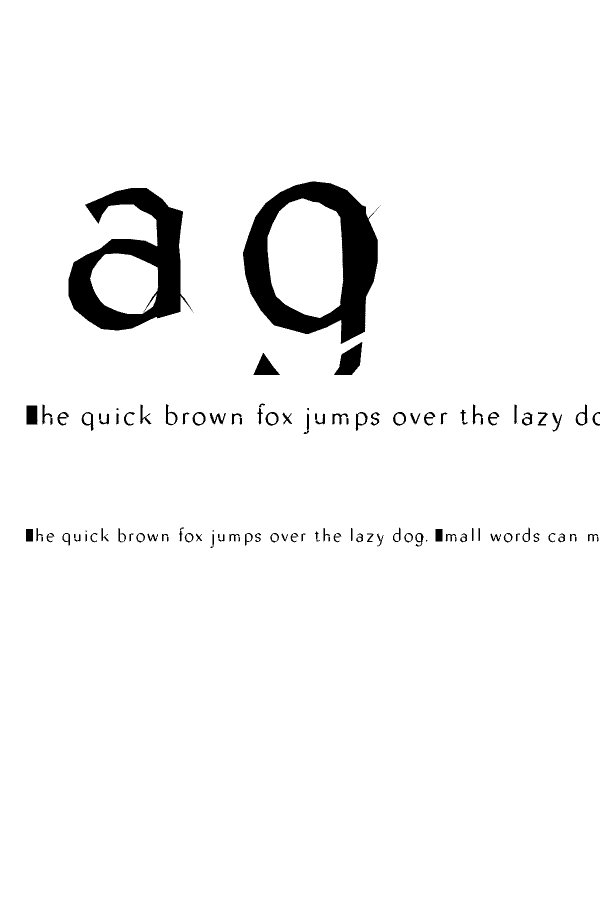
#> input picture specimen.png, 1200 x 1800 px, given in place of griffo-macro.png, which was not available (shown at 1/2 size)
$ python cmp_aldine_g.py
#> lines starting #> are read from the running program, lines starting #| are printed output that depends on the picture; after the words box and inside, x2 and y2 are one past the last pixel; in counts of white or black regions, pixels touching at a corner belong together; pictures that were not available may be replaced by others from this repository, and a replacement may not be noted
"""The binocular g's ANATOMY, measured the same way on a font and on a scan.

Owner 2026-09-16: *"do a better job connecting the ear of g, refer to scans and
reference fonts"*, then *"redo g based on flanker, pagella and the scan
detail"*.

WHY A RASTER AND NOT THE OUTLINE. The other Albo instruments measure outlines,
which is right when the reference is a font. Here one of the three references
is a photograph of a printed page, and a number that comes off a Bezier is not
comparable with one that comes off ink on paper unless both are measured by the
same procedure. So everything below is measured on a BITMAP at a fixed
x-height, whatever it was drawn from -- a font is rendered to one, a scan crop
is thresholded into one -- and the two then answer the same questions.

WHAT IT MEASURES, and why each survives:

  bowl / loop boxes     the two counters, found as the two largest enclosed
                        white regions. A binocular g IS its two counters; the
                        ink around them is what the pen did on the way.
  crown, foot           the letter's top and the loop's bottom
  neck                  the horizontal ink run at the height midway between
                        the bowl's counter floor and the loop's counter
                        ceiling -- the waist, where the two bowls are joined
                        by one stroke and nothing else is in the way
  ear reach / depth     ink to the RIGHT of the bowl's counter, which is the
                        only part of the ear that is not also the bowl
  ear angle             the slope of the ear's own centre line over its reach

    PYTHON_GIL=0 python3 cmp_aldine_g.py                 # every reference + Albo
    PYTHON_GIL=0 python3 cmp_aldine_g.py --ttf X.ttf     # one font
    PYTHON_GIL=0 python3 cmp_aldine_g.py --png out.png   # contact sheet
"""
import argparse, math, os, sys
import numpy as np
from PIL import Image, ImageDraw, ImageFont

HERE = os.path.dirname(os.path.abspath(__file__))
REFS = os.path.join(HERE, "refs")
MACRO = os.path.expanduser("~/Downloads/griffo-macro.png")
# The g of "rodigium", located by eye on the macro's fourth line -- the same
# line aldine_autofit.SOURCES takes its i from, so the x-height is that line's
# 56 px.
#
# THE CROP STOPS AT x 271 AND THAT COSTS THE EAR. In the printed word the g's
# ear runs right out of the bowl's top and TOUCHES THE FOLLOWING i, which
# descends from the x-line to the baseline right where the ear is going. On the
# page they are one blob of ink. A crop wide enough to hold the whole ear holds
# most of an i with it -- measured that way the g came out 756 units wide with
# a 304-unit "ear", which is an i. So the scan is asked only what it can answer
# alone: the two counters, the neck, and the four stroke weights. The EAR's
# reach, depth and angle come from Flanker and Pagella, which are outlines and
# have no neighbour touching them. That is a limit of this evidence, not a
# judgment about the ear.
SCAN_G = (MACRO, (220, 486, 271, 600), 56.0, 'macro, "rodigium"')
XH = 429.0                      # every number below is in Albo's design units


def _otsu(a):
    hist = np.bincount(a.ravel(), minlength=256).astype(float)
    tot = hist.sum(); w = np.cumsum(hist); m = np.cumsum(hist * np.arange(256))
    with np.errstate(invalid="ignore", divide="ignore"):
        b = (m[-1] * w / tot - m) ** 2 / (w * (tot - w))
    b[~np.isfinite(b)] = -1
    return int(np.argmax(b))


def _components(mask):
    """4-connected components of a boolean mask, largest first. Iterative --
    a flood over a 900-px letter recurses into the tens of thousands."""
    seen = np.zeros(mask.shape, bool); out = []
    H, W = mask.shape
    for sy in range(H):
        for sx in range(W):
            if not mask[sy, sx] or seen[sy, sx]:
                continue
            st = [(sy, sx)]; seen[sy, sx] = True; pix = []
            while st:
                y, x = st.pop(); pix.append((y, x))
                for dy, dx in ((1, 0), (-1, 0), (0, 1), (0, -1)):
                    ny, nx = y + dy, x + dx
                    if 0 <= ny < H and 0 <= nx < W and mask[ny, nx] and not seen[ny, nx]:
                        seen[ny, nx] = True; st.append((ny, nx))
            out.append(pix)
    out.sort(key=len, reverse=True)
    return out


def _true_slant(ttf, f):
    """A reference's REAL slant. `post.italicAngle` is zero on two of the five
    reference italics, both of which plainly slant, so trusting the field
    measures those faces sheared and every number that follows is wrong with no
    error raised. The table lives in refs_registry."""
    import os
    try:
        import refs_registry as RR
        base = os.path.basename(ttf)
        for n, (fn, sl, _) in RR.REFERENCES.items():
            if fn == base:
                return sl
    except Exception:
        pass
    return -getattr(f["post"], "italicAngle", 0.0)

def ink_from_font(ttf, xh_px=900):
    """Render g so its x-height is xh_px, UNSHEARED, and return an ink mask
    plus the baseline and x-line rows."""
    from fontTools.ttLib import TTFont
    f = TTFont(ttf)
    upm = f["head"].unitsPerEm
    try: sx = f["OS/2"].sxHeight or upm * 0.5
    except Exception: sx = upm * 0.5
    # NOT post.italicAngle -- two of the five references declare zero and are
    # plainly italic; see refs_registry's module docstring.
    ang = _true_slant(ttf, f)
    size = int(round(xh_px * upm / sx))
    fnt = ImageFont.truetype(ttf, size)
    W = H = size * 3
    im = Image.new("L", (W, H), 255)
    ImageDraw.Draw(im).text((W * 0.35, H * 0.62), "g", font=fnt, fill=0, anchor="ls")
    base = H * 0.62
    if abs(ang) > 0.05:        # unshear about the baseline
        k = -math.tan(math.radians(ang))
        im = im.transform((W, H), Image.AFFINE, (1, k, -k * base, 0, 1, 0),
                          resample=Image.BICUBIC, fillcolor=255)
    a = np.asarray(im)
    return a < 128, base, base - xh_px, xh_px


def ink_from_scan(path, box, xh_px_src, xh_px=900):
    im = Image.open(path).convert("L").crop(box)
    sc = xh_px / xh_px_src
    im = im.resize((int(im.width * sc), int(im.height * sc)), Image.LANCZOS)
    a = np.asarray(im)
    mask = a < _otsu(a)
    # the crop is hand-located, so the x-line and baseline are found from the
    # BOWL: its counter's ceiling is the x-line less the bowl's own top stroke,
    # which is not knowable here -- so the scan reports every figure that does
    # not need them, and NaN for the two that do.
    return mask, None, None, xh_px


def anatomy(mask, base, xline, xh_px):
    """Every number in Albo design units (xh 429)."""
    u = XH / xh_px
    ys, xs = np.nonzero(mask)
    if not len(ys): return None
    y0, y1, x0, x1 = ys.min(), ys.max(), xs.min(), xs.max()
    sub = mask[y0:y1 + 1, x0:x1 + 1]
    H, W = sub.shape
    # counters: enclosed white. Flood the background in from the border, and
    # whatever white is left is enclosed.
    white = ~sub
    bg = np.zeros_like(white); st = []
    for x in range(W):
        for y in (0, H - 1):
            if white[y, x] and not bg[y, x]: bg[y, x] = True; st.append((y, x))
    for y in range(H):
        for x in (0, W - 1):
            if white[y, x] and not bg[y, x]: bg[y, x] = True; st.append((y, x))
    while st:
        y, x = st.pop()
        for dy, dx in ((1, 0), (-1, 0), (0, 1), (0, -1)):
            ny, nx = y + dy, x + dx
            if 0 <= ny < H and 0 <= nx < W and white[ny, nx] and not bg[ny, nx]:
                bg[ny, nx] = True; st.append((ny, nx))
    holes = _components(white & ~bg)
    holes = [h for h in holes if len(h) > (xh_px * 0.02) ** 2]
    if len(holes) < 2: return None
    boxes = []
    for h in holes[:2]:
        hy = np.array([p[0] for p in h]); hx = np.array([p[1] for p in h])
        boxes.append((hy.min(), hy.max(), hx.min(), hx.max(), len(h)))
    boxes.sort(key=lambda b: b[0])          # topmost first: the bowl
    bowl, loop = boxes[0], boxes[1]
    R = {}
    R["h"] = (y1 - y0 + 1) * u
    R["w"] = (x1 - x0 + 1) * u
    R["bowl_ctr_w"] = (bowl[3] - bowl[2]) * u
    R["bowl_ctr_h"] = (bowl[1] - bowl[0]) * u
    R["loop_ctr_w"] = (loop[3] - loop[2]) * u
    R["loop_ctr_h"] = (loop[1] - loop[0]) * u
    R["ctr_ratio"] = (loop[3] - loop[2]) / max(1, (bowl[3] - bowl[2]))
    R["loop_over_bowl_h"] = (loop[1] - loop[0]) / max(1, (bowl[1] - bowl[0]))
    # the WAIST: the ink run on the row midway between the two counters
    wy = int((bowl[1] + loop[0]) / 2)
    row = np.nonzero(sub[wy])[0]
    if len(row):
        runs = np.split(row, np.where(np.diff(row) > 1)[0] + 1)
        R["waist_ink"] = max(len(r) for r in runs) * u
        R["waist_runs"] = len(runs)
    # the BOWL's stroke, left and right, on its counter's mid row
    by = int((bowl[0] + bowl[1]) / 2)
    row = np.nonzero(sub[by])[0]
    runs = np.split(row, np.where(np.diff(row) > 1)[0] + 1) if len(row) else []
    if len(runs) >= 2:
        R["bowl_left"] = len(runs[0]) * u
        R["bowl_right"] = len(runs[1]) * u
    # the LOOP's stroke the same way
    ly = int((loop[0] + loop[1]) / 2)
    row = np.nonzero(sub[ly])[0]
    runs = np.split(row, np.where(np.diff(row) > 1)[0] + 1) if len(row) else []
    if len(runs) >= 2:
        R["loop_left"] = len(runs[0]) * u
        R["loop_right"] = len(runs[-1]) * u
    # the EAR, anchored on the CROWN. The ear is not separable from the bowl
    # by any x threshold -- the bowl's own right flank lives to the right of
    # its counter, and on a face whose ear reaches far the ear IS the letter's
    # rightmost ink. So it is measured off the TOP PROFILE: the crown is where
    # the letter is highest, and everything right of the crown is ear. That is
    # also how it is read.
    top = np.full(W, -1)
    for c in range(W):
        r = np.nonzero(sub[:, c])[0]
        if len(r): top[c] = r.min()
    lit = np.nonzero(top >= 0)[0]
    crown_x = int(lit[np.argmin(top[lit])])
    R["crown_x_frac"] = crown_x / W
    # the ear runs from the crown to the last column that still has ink above
    # the bowl counter's floor
    ex = crown_x
    for c in range(crown_x, W):
        r = np.nonzero(sub[:bowl[1], c])[0]
        if not len(r):
            break
        ex = c
    R["ear_reach"] = (ex - crown_x) * u
    R["ear_drop"] = (top[ex] - top[crown_x]) * u if ex > crown_x else 0.0
    if ex > crown_x:
        R["ear_angle"] = -math.degrees(math.atan2(top[ex] - top[crown_x], ex - crown_x))
        deps = []
        for c in range(crown_x, ex + 1):
            r = np.nonzero(sub[:bowl[1], c])[0]
            if len(r): deps.append((r.max() - r.min() + 1) * u)
        if deps:
            R["ear_depth_mid"] = deps[len(deps) // 2]
            R["ear_depth_tip"] = deps[-1]
    R["_boxes"] = (bowl, loop, (y0, y1, x0, x1))
    return R


ROWS = [("h", "overall height"), ("w", "overall width"),
        ("bowl_ctr_w", "bowl counter w"), ("bowl_ctr_h", "bowl counter h"),
        ("loop_ctr_w", "loop counter w"), ("loop_ctr_h", "loop counter h"),
        ("ctr_ratio", "loop/bowl counter w"), ("loop_over_bowl_h", "loop/bowl counter h"),
        ("bowl_left", "bowl stroke L"), ("bowl_right", "bowl stroke R"),
        ("loop_left", "loop stroke L"), ("loop_right", "loop stroke R"),
        ("waist_ink", "neck ink at the waist"), ("waist_runs", "runs at the waist"),
        ("crown_x_frac", "crown x, frac of width"),
        ("ear_reach", "ear reach past the crown"),
        ("ear_drop", "ear drop below the crown"),
        ("ear_depth_mid", "ear depth, mid"), ("ear_depth_tip", "ear depth at its tip"),
        ("ear_angle", "ear top slope, deg (-ve = down)")]


def main():
    ap = argparse.ArgumentParser()
    ap.add_argument("--ttf", action="append", default=[])
    ap.add_argument("--png")
    ap.add_argument("--xh", type=int, default=900)
    a = ap.parse_args()
    subjects = []
    m, b, xl, xp = ink_from_scan(SCAN_G[0], SCAN_G[1], SCAN_G[2], xh_px=a.xh)
#> in ink_from_scan, `im = Image.open(path).convert("L").crop(box)`:
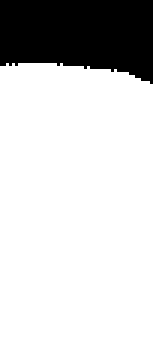
#> im: PIL image 51x114 L (shown 3 times larger); 80% white; 1 black region, box (x1, y1, x2, y2) and area: (0, 0, 51, 28) 1160
#> in _otsu, `hist = np.bincount(a.ravel(), minlength=256).astype(float)`: hist = 256 values, max 1181825 at index 255, min 11 at index 96, mean 5861
#> in _otsu, `tot = hist.sum()`: tot = 1500408
#> in _otsu, `w = np.cumsum(hist)`: w = 256 values from 280427 to 1500408
#> in _otsu, `m = np.cumsum(hist * np.arange(256))`: m = 256 values from 0 to 306265103
#> in ink_from_scan, `mask = a < _otsu(a)`:
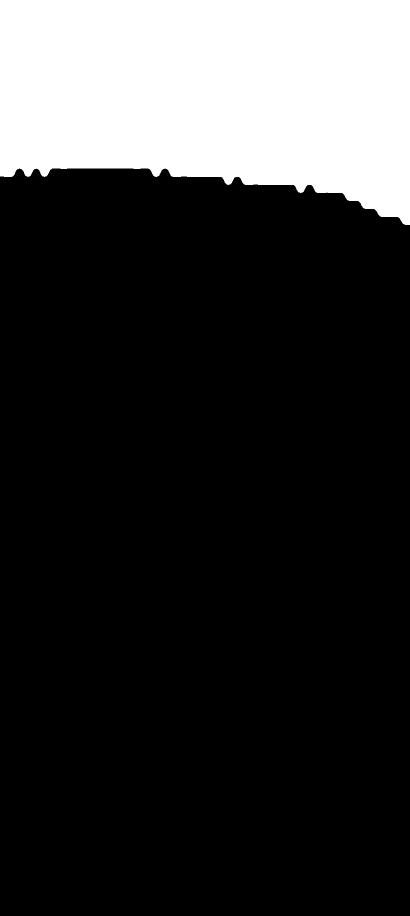
#> mask: shape (1832, 819) bool (shown at 1/2 size); 20% white; 1 white region, box (x1, y1, x2, y2) and area: (0, 0, 819, 450) 299393
#> xp = 900
    subjects.append(("the scan (Griffo)", anatomy(m, b, xl, xp), m))
#> in anatomy, `u = XH / xh_px`: u = 0.477
#> in anatomy, `y0, y1, x0, x1 = ys.min(), ys.max(), xs.min(), xs.max()`: y0 = 0; y1 = 449; x0 = 0; x1 = 818
#> in anatomy, `sub = mask[y0:y1 + 1, x0:x1 + 1]`:
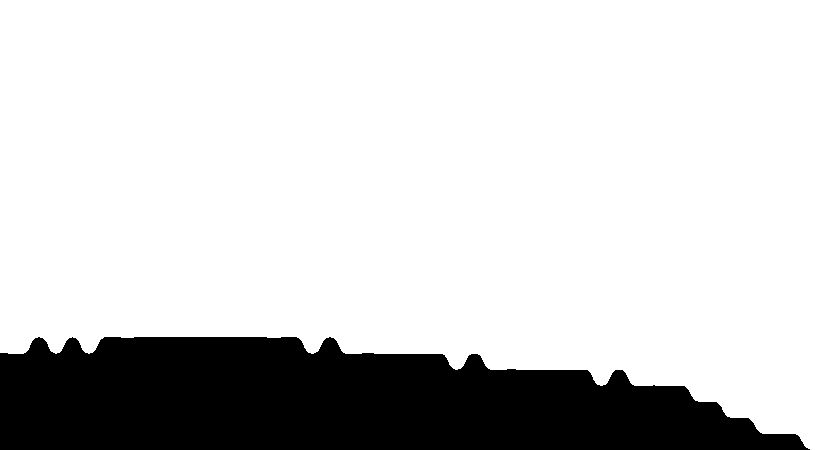
#> sub: shape (450, 819) bool; 81.2% white; 1 black region, box (x1, y1, x2, y2) and area: (0, 337, 810, 450) 69157
#> after the loop in anatomy, `for x in range(W):`:
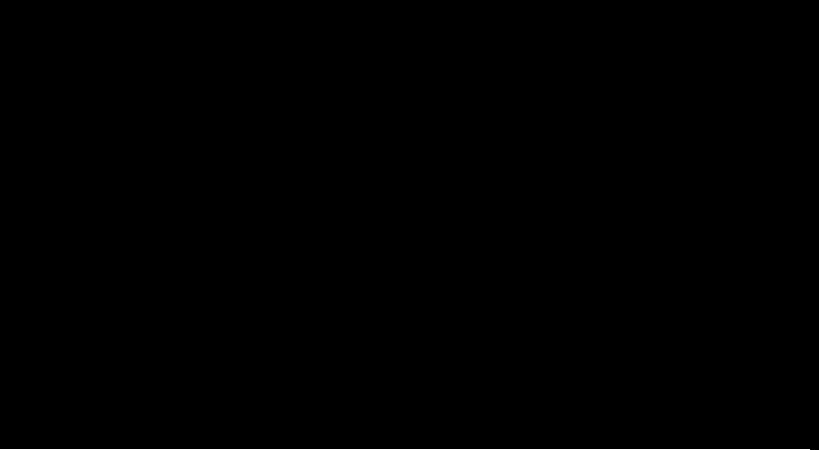
#> bg: shape (450, 819) bool; 0.22% white in thin lines or dots, all inside (x1, y1, x2, y2) = (0, 449, 810, 450)
#> after the loop in anatomy, `for y in range(H):`: bg: shape (450, 819) bool; 0.25% white in thin lines or dots, all inside (x1, y1, x2, y2) = (0, 353, 810, 450)
#> after the loop in _components, `for sy in range(H):`: seen: shape (450, 819) bool; every value is 0
#> in anatomy, `holes = _components(white & ~bg)`: holes = []
    fonts = a.ttf or [os.path.join(REFS, "flanker-griffo-italic.otf"),
                      os.path.join(REFS, "texgyrepagella-italic.otf"),
                      os.path.join(REFS, "cancelleresca-bastarda-beta12.otf")]
    try:
        import refs_registry as RR
        labels = {fn: n for n, (fn, _s, _d) in RR.REFERENCES.items()}
    except Exception:
        labels = {}
    for t in fonts:
        m, b, xl, xp = ink_from_font(t, a.xh)
        subjects.append((labels.get(os.path.basename(t), os.path.basename(t)),
                         anatomy(m, b, xl, xp), m))
#> after the loop, subjects = 1 item
    hdr = "  %-28s" % "" + "".join("%16s" % s[0] for s in subjects)
    print("\nthe binocular g, measured on a %d px x-height raster, in Albo units (xh %d)\n" % (a.xh, XH))
    print(hdr); print("  " + "-" * (28 + 16 * len(subjects)))
    for k, lab in ROWS:
        line = "  %-28s" % lab
        for _, r, _ in subjects:
            v = (r or {}).get(k)
            line += "%16s" % ("--" if v is None else ("%.2f" % v if abs(v) < 10 else "%.0f" % v))
        print(line)
    print()
    if a.png:
        tiles = []
        for lab, r, m in subjects:
            ys, xs = np.nonzero(m)
            im = Image.fromarray((~m[ys.min():ys.max() + 1, xs.min():xs.max() + 1]).astype(np.uint8) * 255)
            im = im.resize((int(im.width * 380 / im.height), 380), Image.LANCZOS)
            tiles.append((im, lab))
        W = sum(t[0].width + 50 for t in tiles) + 50
        out = Image.new("L", (W, 460), 255); d = ImageDraw.Draw(out)
        uf = ImageFont.truetype("/System/Library/Fonts/Supplemental/Arial.ttf", 18)
        x = 40
        for im, lab in tiles:
            out.paste(im, (x, 20)); d.text((x, 425), lab, font=uf, fill=110); x += im.width + 50
        out.save(a.png); print("  wrote", a.png)


if __name__ == "__main__":
#> (the run stopped early here; a loop or call above may not have finished)
